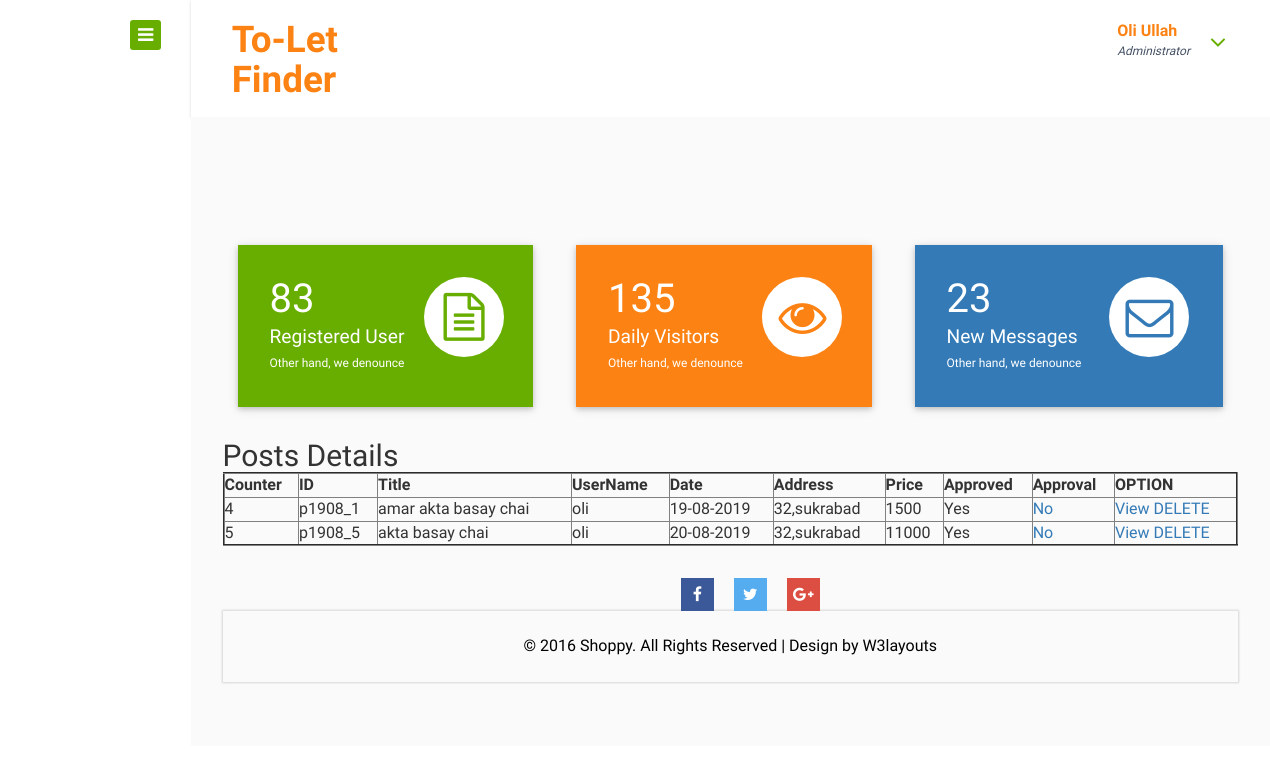
/admin/Admin.php, run on the app's committed database.
### tables this page shows
CREATE TABLE `posts` (
  `counter` int(11) NOT NULL,
  `id` varchar(50) NOT NULL,
  `title` varchar(300) NOT NULL,
  `description` text NOT NULL,
  `phone` varchar(50) NOT NULL,
  `date` varchar(50) NOT NULL,
  `user_name` varchar(50) NOT NULL,
  `user_email` varchar(50) NOT NULL,
  `preferred_client` varchar(50) NOT NULL,
  `month` varchar(50) NOT NULL,
  `offering` varchar(50) NOT NULL,
  `quantity` int(50) NOT NULL,
  `sublet` varchar(50) NOT NULL,
  `district` varchar(50) NOT NULL,
  `aria` varchar(50) NOT NULL,
  `address` varchar(100) NOT NULL,
  `price` double NOT NULL,
  `nagotiable` varchar(50) NOT NULL,
  `image1` varchar(350) NOT NULL,
  `image2` varchar(350) DEFAULT NULL,
  `image3` varchar(350) DEFAULT NULL,
  `approved` varchar(50) NOT NULL
);

### admin/Admin.php (the view, shortened to what this page needs)
<!DOCTYPE HTML>
<html>
<head>
<link href="css/bootstrap.css" rel="stylesheet" type="text/css" media="all">
<link href="css/style.css" rel="stylesheet" type="text/css" media="all"/>
<link href="css/font-awesome.css" rel="stylesheet">
</head>
<body>
<div class="page-container">
   <div class="left-content">
     <div class="mother-grid-inner">
        <div class="header-main">
          <div class="header-left">
              <div class="logo-name">
                   <a href="index.html"> <h1>To-Let Finder</h1>
                  </a>
              </div>
              <div class="clearfix"> </div>
             </div>
             <div class="header-right">
              <div class="profile_details">
                <ul>
                  <li class="dropdown profile_details_drop">
                    <a href="#" class="dropdown-toggle" data-toggle="dropdown" aria-expanded="false">
                      <div class="profile_img">
                        <div class="user-name">
                          <p>Oli Ullah</p>
                          <span>Administrator</span>
                        </div>
                        <i class="fa fa-angle-down lnr"></i>
                        <div class="clearfix"></div>
                      </div>
                    </a>
                  </li>
                </ul>
              </div>
              <div class="clearfix"> </div>
            </div>
             <div class="clearfix"> </div>
        </div>
<div class="inner-block">
   <div class="market-updates">
      <div class="col-md-4 market-update-gd">
        <div class="market-update-block clr-block-1">
          <div class="col-md-8 market-update-left">
            <h3>83</h3>
            <h4>Registered User</h4>
            <p>Other hand, we denounce</p>
          </div>
          <div class="col-md-4 market-update-right">
            <i class="fa fa-file-text-o"> </i>
          </div>
          <div class="clearfix"> </div>
        </div>
      </div>
      <div class="col-md-4 market-update-gd">
        <div class="market-update-block clr-block-2">
         <div class="col-md-8 market-update-left">
          <h3>135</h3>
          <h4>Daily Visitors</h4>
          <p>Other hand, we denounce</p>
          </div>
          <div class="col-md-4 market-update-right">
            <i class="fa fa-eye"> </i>
          </div>
          <div class="clearfix"> </div>
        </div>
      </div>
      <div class="col-md-4 market-update-gd">
        <div class="market-update-block clr-block-3">
          <div class="col-md-8 market-update-left">
            <h3>23</h3>
            <h4>New Messages</h4>
            <p>Other hand, we denounce</p>
          </div>
          <div class="col-md-4 market-update-right">
            <i class="fa fa-envelope-o"> </i>
          </div>
          <div class="clearfix"> </div>
        </div>
      </div>
    </div>
<div class="chit-chat-layer1">
<?php
  include_once('dbname.php');
$show=mysqli_query($conn,"SELECT counter,id,title,user_name,date,address,price,approved FROM posts");
?>
<h2>Posts Details</h2>
<table border="2" width="100%">
	<tr>
    <th>Counter</th>
    <th>ID</th>
		<th>Title</th>
		<th>UserName</th>
    <th>Date</th>
    <th>Address</th>
    <th>Price</th>
    <th>Approved</th>
    <th>Approval</th>
		<th>OPTION</th>
	</tr>
	<?php
	while($row=mysqli_fetch_array($show))
	{
	?>
	<tr>
    <td><?php echo $row['counter'];?> </td>
    <td><?php echo $row['id'];?> </td>
		<td><?php echo $row['title'];?> </td>
		<td><?php echo $row['user_name'];?> </td>
    <td><?php echo $row['date'];?> </td>
    <td><?php echo $row['address'];?> </td>
    <td><?php echo $row['price'];?> </td>
    <td><?php echo $row['approved'];?> </td>
    <td>
     <?php
      if($row["approved"]=="Yes"){ ?>
      <a href="approvalNo.php?counter=<?php echo $row['counter'];?>">No</a>
     <?php }; ?>
    </td>
    <td><a href="viewPost.php?counter=<?php echo $row['counter'];?>">View</a>
		<a href="delete.php?counter=<?php echo $row['counter'];?>">DELETE</a>
		</td>
	</tr>
	<?php } ?>
</table>
</div>
<div class="login-icons">
            <ul>
              <li><a href="#" class="facebook"><i class="fa fa-facebook"></i></a></li>
              <li><a href="#" class="twitter"><i class="fa fa-twitter"></i></a></li>
              <li><a href="#" class="google"><i class="fa fa-google-plus"></i></a></li>
            </ul>
          </div>
<div class="copyrights">
   <p>© 2016 Shoppy. All Rights Reserved | Design by  <a href="http://w3layouts.com/" target="_blank">W3layouts</a> </p>
</div>
</div>
</div>
    <div class="sidebar-menu">
        <div class="logo"> <a href="#" class="sidebar-icon"> <span class="fa fa-bars"></span> </a>  </div>
        <div class="menu">
          <ul id="menu" >
             <li id="menu-home" ><i><a href="{{URL::to('/')}}"><i class="fa fa-tachometer"><span>Home</span></i></a></i></li>
          </ul>
        </div>
   </div>
</div>
</body>
</html>

### data on the page
posts: counter "4", id "p1908_1", title "amar akta basay chai", user_name "oli", date "19-08-2019", address "32,sukrabad", price "1500", approved "Yes"
posts: counter "5", id "p1908_5", title "akta basay chai", user_name "oli", date "20-08-2019", address "32,sukrabad", price "11000", approved "Yes"
